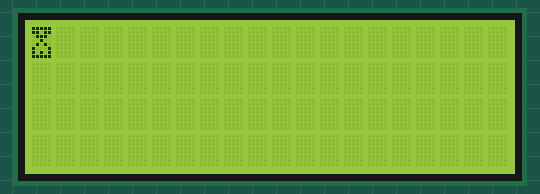
A sketch run on a simulated Arduino Uno, built with avr-gcc and run on an emulated ATmega328P. Parts: 20×4 character LCD.

Above: at 0.62 s.

Measured:
- by itself, everything shown: repeats every 1.8 s, in 7 steps

The sketch:

sketch_jan26a.ino
```cpp
#include <Wire.h>
#include <LiquidCrystal_I2C.h>

int  pos = 0;

LiquidCrystal_I2C lcd(0x3F  ,20,4);  // set the LCD address to 0x27 for a 16 chars and 2 line display
byte f1[8] = {
  0b11111,
  0b11111,
  0b01110,
  0b00100,
  0b01010,
  0b10001,
  0b10001,
  0b11111
};
byte f2[8] = {
  0b11111,
  0b11011,
  0b01110,
  0b00100,
  0b01010,
  0b10001,
  0b10101,
  0b11111
};
byte f3[8] = {
  0b11111,
  0b10001,
  0b01110,
  0b00100,
  0b01010,
  0b10001,
  0b11111,
  0b11111
};
byte f4[8] = {
  0b11111,
  0b10001,
  0b01110,
  0b00100,
  0b01010,
  0b10101,
  0b11111,
  0b11111
};
byte f5[8] = {
  0b11111,
  0b10001,
  0b01010,
  0b00100,
  0b01010,
  0b11111,
  0b11111,
  0b11111
};
byte f6[8] = {
  0b11111,
  0b10001,
  0b01010,
  0b00000,
  0b01110,
  0b11111,
  0b11111,
  0b11111
};

void setup() {
  // initialize digital pin LED_BUILTIN as an output.
  pinMode(14,INPUT);
 Serial.begin(9600);
  lcd.init();                      // initialize the lcd
  lcd.init();
  // Print a message to the LCD.
  lcd.backlight();
  lcd.setCursor(0,0);
 lcd.createChar(0, f1);
  lcd.createChar(1, f2);
   lcd.createChar(2, f3);
   lcd.createChar(3, f4);
   lcd.createChar(4, f5);
    lcd.createChar(5, f6);
}

void loop() {
  // put your main code here, to run repeatedly:
 // lcd.setCursor(0,1);
lcd.write(0);
delay (300);
lcd.clear();

lcd.write(1);
delay (300);
lcd.clear();

lcd.write(2);
delay (300);
lcd.clear();

lcd.write(3);
delay (300);
lcd.clear();

lcd.write(4);
delay (300);
lcd.clear();

lcd.write(5);
delay (300);
lcd.clear();
delay (2);
}
```
